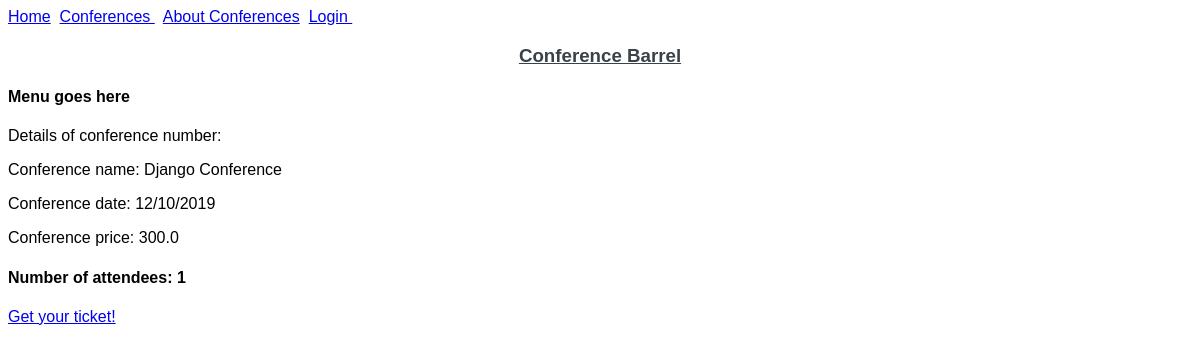
Page /conferences/3 on the committed database.
### main.py (models this page shows, shortened)
class Conference(db.Model):
    id = db.Column(db.Integer, primary_key=True)
    title = db.Column(db.String, nullable=False)
    date = db.Column(db.DateTime, nullable=False, default=datetime.utcnow)
    ticket_cost = db.Column(db.Float, nullable=False)
    attendees = db.relationship('ConferenceBarrelUser', secondary='conference_barrel_tickets')

### main.py (the view)
@app.route('/conferences')
@app.route('/conferences/<int:conference_id>')
def conferences(conference_id=None):
    if conference_id is not None:
        global Conf_num
        Conf_num = conference_id
        conference_details = Conference.query.get(conference_id)
        if conference_details is None:
            abort(404)
        return render_template('details.html', conference_details=conference_details)
    else:
        return render_template('conferences.html', conferences=Conference.query.all())

### templates/details.html
{% extends 'basetemplatepage.html' %}
{% block content %}
<p> Details of conference number: </p>
<p> Conference name: {{conference_details.title}} </p>
<p> Conference date: {{conference_details.date.strftime('%d/%m/%Y') }} </p>
<p> Conference price: {{conference_details.ticket_cost}} </p>
<h4> Number of attendees: {{ conference_details.tickets.all() | count}} </h4>
        {% if current_user.is_authenticated %}
                <a href="{{ url_for('new_ticket', conference_id=conference_details.id)}}">Get your ticket!</a></br>
        {% else %}
            <p> <a href="{{ url_for('login')}}">Get your ticket!</a></br>
        {% endif %}
{% endblock %}

### static/styles/main.css (style rules this page uses)
* { font-family: Arial, Helvetica, sans-serif; }

### rows in the picture
Conference: title "Django Conference", date "12/10/2019", ticket_cost "300.0"

### other values in the picture
{{ conference_details.tickets.all() | count }} "1"
